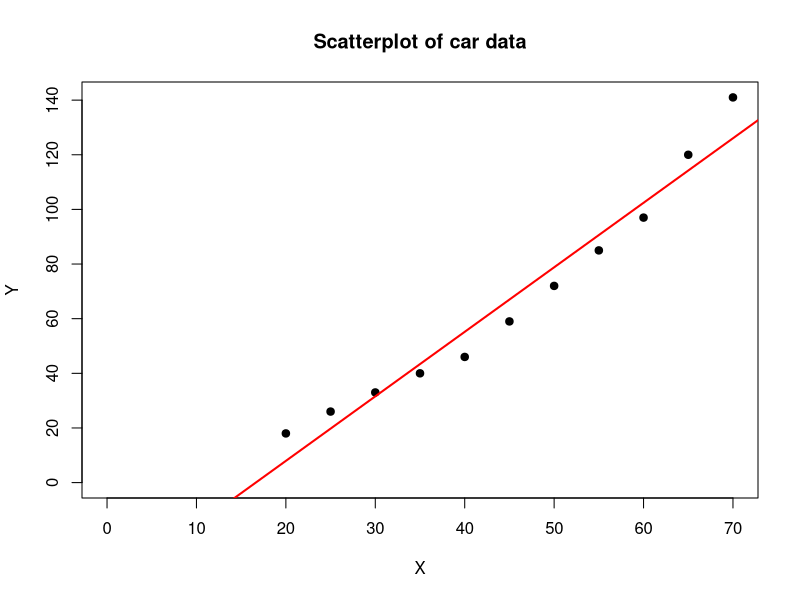
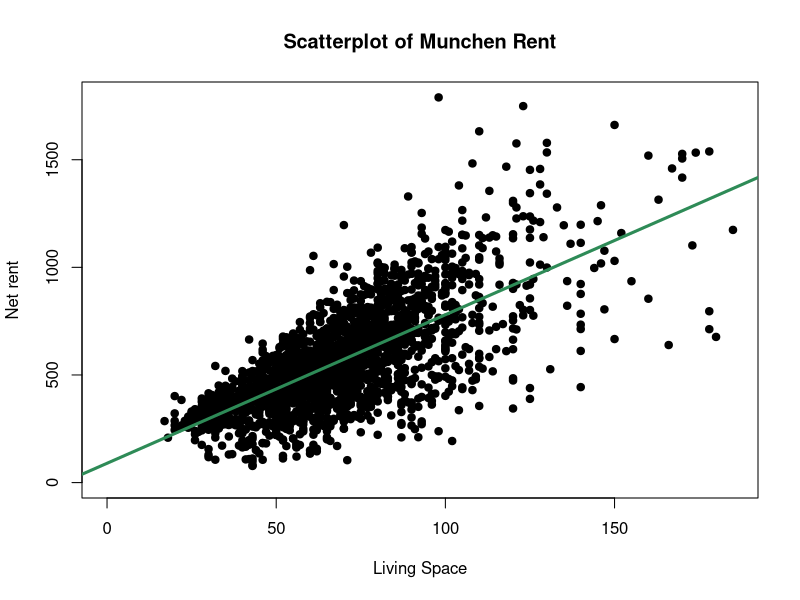
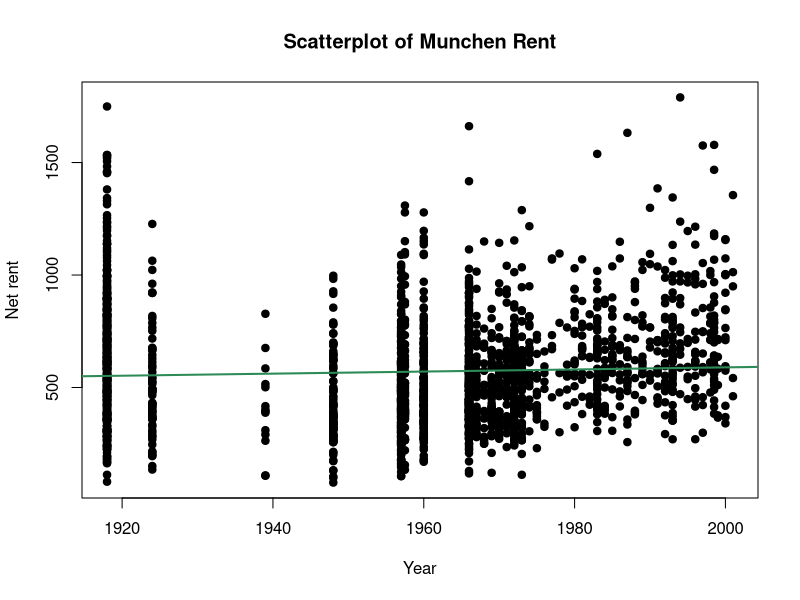

Generate these figures, in order, with R:
###############################################################################################
#   Regression Exercise-01                                                                    #
#   Date: 04th April 2023                                                                     #
###############################################################################################

# Preparations
rm(list = ls(all.names = TRUE))

# Question 1

# Solution (a)
Sy2 <- ((-1.84 / -0.4)^2) * (1 / 4); Sy2


# Solution (b)
X_mean <- 1.8 * 25 + 32; X_mean
X_std <- 1.8 * 3; X_std


# Solution (c)
x <- c(1, 1, 2, 2, 3, 3)
y <- c(1, 3, 2, 4, 3, 5) 

x_mean <- mean(x); x_mean

y_mean <- mean(y); y_mean


# Solution (d)
r_xy <- 4 / (sqrt(4 * 10)); r_xy




# Exercise 5:

# Solution (b)

X <- c(20, 25, 30, 35, 40, 45, 50, 55, 60, 65, 70)
Y <- c(18, 26, 33, 40, 46, 59, 72, 85, 97, 120, 141)

X_mean <- mean(X); X_mean   # 45

Y_mean <- mean(Y); Y_mean   # 67

Sx2 <- var(X);   Sx2        # 275 

Sy2 <- var(Y);   Sy2        # 1600.6

Sxy <- cov(X,Y); Sxy        # 649.5


# Solution (c)
plot(X, Y, xlim = c(0, max(X)), ylim = c(0, max(Y)),  
     pch=19, main = 'Scatterplot of car data')


# Solution (d)
cor(X, Y)   # 0.9789746


# Solution (e)
lreg_model <- lm(Y ~ X)

summary(lreg_model)

abline(lreg_model, col = 'red', lwd = 2)



# Exercise 6:

# Solution (b)

data <- read.csv('Dataset/MunichRent2003.csv')

# Snapshot of the data
str(data)

# variable attach
attach(data)

# Solution (c)

X <- living.space
Y <- netrent

# variance 
Sx2 <- var(X)
Sy2 <- var(Y)

# Covariance 
Sxy <- cov(X, Y)

# Regression Co-efficient
b1 <- Sxy / Sx2
b0 <- mean(Y) - (b1 * mean(X))

cat('b0= ', b0, ' | b1= ', b1)
# b0=  89.84691  | b1=  6.90056

# Plotting 

plot(X, Y, xlim = c(0, max(X)), ylim = c(0, max(Y)),
     pch=19, main = 'Scatterplot of Munchen Rent', 
     xlab = 'Living Space', ylab = 'Net rent')

abline(b0, b1,  col = 'seagreen', lwd = 3)


# R2 Score calculation
Y_hat <- b0 + (b1 * X)

Sy_hat2 <- var(Y_hat)

r2 <- Sy_hat2 / Sy2
r2 # 0.5005034


# Regression analysis of net rent and year

ll_model <- lm(netrent ~ year)
summary(ll_model)

plot(year, netrent, pch=19, main = 'Scatterplot of Munchen Rent', 
     xlab = 'Year', ylab = 'Net rent')

abline(ll_model, col = 'seagreen', lwd = 2)
